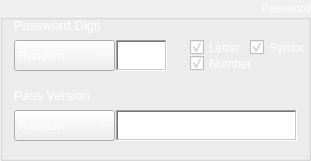
   <widget class="QGroupBox" name="gbPassword">
    <property name="geometry">
     <rect>
      <x>290</x>
      <y>10</y>
      <width>311</width>
      <height>161</height>
     </rect>
    </property>
    <property name="font">
     <font>
      <pointsize>8</pointsize>
     </font>
    </property>
    <property name="layoutDirection">
     <enum>Qt::LeftToRight</enum>
    </property>
    <property name="autoFillBackground">
     <bool>false</bool>
    </property>
    <property name="styleSheet">
     <string notr="true">color: rgb(255, 255, 255);</string>
    </property>
    <property name="title">
     <string> Password </string>
    </property>
    <property name="alignment">
     <set>Qt::AlignRight|Qt::AlignTrailing|Qt::AlignVCenter</set>
    </property>
    <property name="flat">
     <bool>false</bool>
    </property>
    <property name="checkable">
     <bool>false</bool>
    </property>
    <widget class="QTextEdit" name="txtPassVersion">
     <property name="geometry">
      <rect>
       <x>116</x>
       <y>110</y>
       <width>181</width>
       <height>31</height>
      </rect>
     </property>
     <property name="font">
      <font>
       <pointsize>10</pointsize>
      </font>
     </property>
     <property name="styleSheet">
      <string notr="true">color: rgb(255, 255, 255);</string>
     </property>
     <property name="frameShape">
      <enum>QFrame::WinPanel</enum>
     </property>
    </widget>
    <widget class="QComboBox" name="cbPasswordDigit">
     <property name="geometry">
      <rect>
       <x>14</x>
       <y>40</y>
       <width>101</width>
       <height>31</height>
      </rect>
     </property>
     <property name="cursor">
      <cursorShape>PointingHandCursor</cursorShape>
     </property>
     <property name="currentIndex">
      <number>0</number>
     </property>
     <item>
      <property name="text">
       <string>Random</string>
      </property>
     </item>
     <item>
      <property name="text">
       <string>Set Password</string>
      </property>
     </item>
    </widget>
    <widget class="QLabel" name="lbPasswordDigit">
     <property name="geometry">
      <rect>
       <x>14</x>
       <y>10</y>
       <width>91</width>
       <height>31</height>
      </rect>
     </property>
     <property name="font">
      <font>
       <pointsize>7</pointsize>
      </font>
     </property>
     <property name="layoutDirection">
      <enum>Qt::RightToLeft</enum>
     </property>
     <property name="text">
      <string>&lt;html&gt;&lt;head/&gt;&lt;body&gt;&lt;p&gt;&lt;span style=&quot; font-size:10pt; color:#ffffff;&quot;&gt;Password Digit&lt;/span&gt;&lt;/p&gt;&lt;/body&gt;&lt;/html&gt;</string>
     </property>
     <property name="alignment">
      <set>Qt::AlignLeading|Qt::AlignLeft|Qt::AlignVCenter</set>
     </property>
    </widget>
    <widget class="QTextEdit" name="txtPassDigit">
     <property name="geometry">
      <rect>
       <x>116</x>
       <y>40</y>
       <width>51</width>
       <height>31</height>
      </rect>
     </property>
     <property name="font">
      <font>
       <pointsize>10</pointsize>
      </font>
     </property>
     <property name="styleSheet">
      <string notr="true">color: rgb(255, 255, 255);</string>
     </property>
     <property name="frameShape">
      <enum>QFrame::WinPanel</enum>
     </property>
    </widget>
    <widget class="QLabel" name="lbPassVersion">
     <property name="geometry">
      <rect>
       <x>14</x>
       <y>80</y>
       <width>101</width>
       <height>31</height>
      </rect>
     </property>
     <property name="font">
      <font>
       <pointsize>7</pointsize>
      </font>
     </property>
     <property name="layoutDirection">
      <enum>Qt::RightToLeft</enum>
     </property>
     <property name="text">
      <string>&lt;html&gt;&lt;head/&gt;&lt;body&gt;&lt;p&gt;&lt;span style=&quot; font-size:10pt; color:#ffffff;&quot;&gt;Pass Version&lt;/span&gt;&lt;/p&gt;&lt;/body&gt;&lt;/html&gt;</string>
     </property>
     <property name="alignment">
      <set>Qt::AlignLeading|Qt::AlignLeft|Qt::AlignVCenter</set>
     </property>
    </widget>
    <widget class="QComboBox" name="cbPassVersion">
     <property name="geometry">
      <rect>
       <x>14</x>
       <y>110</y>
       <width>101</width>
       <height>31</height>
      </rect>
     </property>
     <property name="cursor">
      <cursorShape>PointingHandCursor</cursorShape>
     </property>
     <property name="currentIndex">
      <number>0</number>
     </property>
     <item>
      <property name="text">
       <string>Random</string>
      </property>
     </item>
     <item>
      <property name="text">
       <string>Set Password</string>
      </property>
     </item>
    </widget>
    <widget class="QCheckBox" name="chkLetter">
     <property name="geometry">
      <rect>
       <x>190</x>
       <y>40</y>
       <width>51</width>
       <height>15</height>
      </rect>
     </property>
     <property name="cursor">
      <cursorShape>PointingHandCursor</cursorShape>
     </property>
     <property name="layoutDirection">
      <enum>Qt::LeftToRight</enum>
     </property>
     <property name="text">
      <string>Letter</string>
     </property>
     <property name="iconSize">
      <size>
       <width>20</width>
       <height>20</height>
      </size>
     </property>
     <property name="checked">
      <bool>true</bool>
     </property>
    </widget>
    <widget class="QCheckBox" name="chkNumber">
     <property name="geometry">
      <rect>
       <x>190</x>
       <y>56</y>
       <width>61</width>
       <height>15</height>
      </rect>
     </property>
     <property name="cursor">
      <cursorShape>PointingHandCursor</cursorShape>
     </property>
     <property name="layoutDirection">
      <enum>Qt::LeftToRight</enum>
     </property>
     <property name="text">
      <string>Number</string>
     </property>
     <property name="iconSize">
      <size>
       <width>20</width>
       <height>20</height>
      </size>
     </property>
     <property name="checked">
      <bool>true</bool>
     </property>
    </widget>
    <widget class="QCheckBox" name="chkSymbol">
     <property name="geometry">
      <rect>
       <x>250</x>
       <y>40</y>
       <width>55</width>
       <height>15</height>
      </rect>
     </property>
     <property name="cursor">
      <cursorShape>PointingHandCursor</cursorShape>
     </property>
     <property name="layoutDirection">
      <enum>Qt::LeftToRight</enum>
     </property>
     <property name="text">
      <string>Symbol</string>
     </property>
     <property name="iconSize">
      <size>
       <width>20</width>
       <height>20</height>
      </size>
     </property>
     <property name="checked">
      <bool>true</bool>
     </property>
    </widget>
   </widget>
